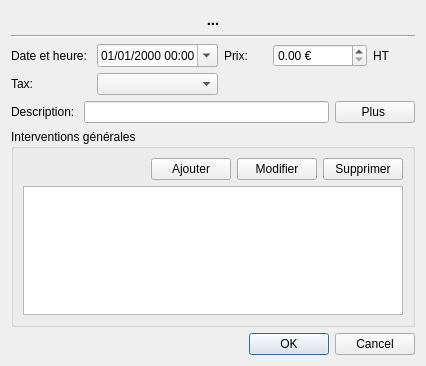
<?xml version="1.0" encoding="UTF-8"?>
<ui version="4.0">
 <class>DialogInterventions</class>
 <widget class="QDialog" name="DialogInterventions">
  <property name="geometry">
   <rect>
    <x>0</x>
    <y>0</y>
    <width>426</width>
    <height>366</height>
   </rect>
  </property>
  <property name="windowTitle">
   <string>Interventions</string>
  </property>
  <layout class="QVBoxLayout" name="verticalLayout_2">
   <item>
    <layout class="QVBoxLayout" name="verticalLayout">
     <item>
      <widget class="QLabel" name="labelTitle">
       <property name="font">
        <font>
         <pointsize>11</pointsize>
         <weight>75</weight>
         <bold>true</bold>
        </font>
       </property>
       <property name="text">
        <string>...</string>
       </property>
       <property name="alignment">
        <set>Qt::AlignCenter</set>
       </property>
      </widget>
     </item>
     <item>
      <widget class="Line" name="line">
       <property name="orientation">
        <enum>Qt::Horizontal</enum>
       </property>
      </widget>
     </item>
     <item>
      <layout class="QGridLayout" name="gridLayout">
       <item row="1" column="0">
        <widget class="QLabel" name="label_3">
         <property name="text">
          <string>Date et heure: </string>
         </property>
        </widget>
       </item>
       <item row="1" column="1">
        <widget class="QDateTimeEdit" name="dateTimeEdit">
         <property name="displayFormat">
          <string>dd/MM/yyyy HH:mm</string>
         </property>
         <property name="calendarPopup">
          <bool>true</bool>
         </property>
        </widget>
       </item>
       <item row="1" column="2">
        <widget class="QLabel" name="label_2">
         <property name="text">
          <string>Prix: </string>
         </property>
        </widget>
       </item>
       <item row="1" column="3">
        <widget class="QDoubleSpinBox" name="doubleSpinBox">
         <property name="suffix">
          <string> €</string>
         </property>
         <property name="maximum">
          <double>999999.000000000000000</double>
         </property>
        </widget>
       </item>
       <item row="1" column="4">
        <widget class="QLabel" name="label_tax">
         <property name="text">
          <string>HT</string>
         </property>
        </widget>
       </item>
       <item row="2" column="0">
        <widget class="QLabel" name="label_titletax">
         <property name="text">
          <string>Tax:</string>
         </property>
        </widget>
       </item>
       <item row="2" column="1">
        <widget class="QComboBox" name="comboBox_tax"/>
       </item>
      </layout>
     </item>
     <item>
      <layout class="QHBoxLayout" name="horizontalLayout">
       <item>
        <widget class="QLabel" name="Label_desc">
         <property name="text">
          <string>Description: </string>
         </property>
        </widget>
       </item>
       <item>
        <widget class="QLineEdit" name="lineEdit_Desc"/>
       </item>
       <item>
        <widget class="QPushButton" name="pushButton_more">
         <property name="text">
          <string>Plus </string>
         </property>
        </widget>
       </item>
      </layout>
     </item>
     <item>
      <widget class="QGroupBox" name="groupBox_IntCom">
       <property name="title">
        <string>Interventions générales</string>
       </property>
       <layout class="QVBoxLayout" name="verticalLayout_4">
        <item>
         <layout class="QHBoxLayout" name="horizontalLayout_3">
          <item>
           <spacer name="horizontalSpacer_2">
            <property name="orientation">
             <enum>Qt::Horizontal</enum>
            </property>
            <property name="sizeHint" stdset="0">
             <size>
              <width>40</width>
              <height>20</height>
             </size>
            </property>
           </spacer>
          </item>
          <item>
           <widget class="QPushButton" name="pushButton_add">
            <property name="text">
             <string>Ajouter</string>
            </property>
            <property name="icon">
             <iconset resource="../ressources.qrc">
              <normaloff>:/app/insert</normaloff>:/app/insert</iconset>
            </property>
           </widget>
          </item>
          <item>
           <widget class="QPushButton" name="pushButton_edit">
            <property name="text">
             <string>Modifier</string>
            </property>
            <property name="icon">
             <iconset resource="../ressources.qrc">
              <normaloff>:/app/Edit</normaloff>:/app/Edit</iconset>
            </property>
           </widget>
          </item>
          <item>
           <widget class="QPushButton" name="pushButton_del">
            <property name="text">
             <string>Supprimer</string>
            </property>
            <property name="icon">
             <iconset resource="../ressources.qrc">
              <normaloff>:/app/remove</normaloff>:/app/remove</iconset>
            </property>
           </widget>
          </item>
         </layout>
        </item>
        <item>
         <layout class="QVBoxLayout" name="verticalLayout_3">
          <item>
           <widget class="QTableWidget" name="tableWidget_Inter"/>
          </item>
         </layout>
        </item>
       </layout>
      </widget>
     </item>
    </layout>
   </item>
   <item>
    <spacer name="verticalSpacer">
     <property name="orientation">
      <enum>Qt::Vertical</enum>
     </property>
     <property name="sizeHint" stdset="0">
      <size>
       <width>20</width>
       <height>40</height>
      </size>
     </property>
    </spacer>
   </item>
   <item>
    <widget class="QDialogButtonBox" name="buttonBox">
     <property name="orientation">
      <enum>Qt::Horizontal</enum>
     </property>
     <property name="standardButtons">
      <set>QDialogButtonBox::Cancel|QDialogButtonBox::Ok</set>
     </property>
    </widget>
   </item>
  </layout>
 </widget>
 <resources>
  <include location="../ressources.qrc"/>
 </resources>
 <connections>
  <connection>
   <sender>buttonBox</sender>
   <signal>accepted()</signal>
   <receiver>DialogInterventions</receiver>
   <slot>accept()</slot>
   <hints>
    <hint type="sourcelabel">
     <x>248</x>
     <y>254</y>
    </hint>
    <hint type="destinationlabel">
     <x>157</x>
     <y>274</y>
    </hint>
   </hints>
  </connection>
  <connection>
   <sender>buttonBox</sender>
   <signal>rejected()</signal>
   <receiver>DialogInterventions</receiver>
   <slot>reject()</slot>
   <hints>
    <hint type="sourcelabel">
     <x>316</x>
     <y>260</y>
    </hint>
    <hint type="destinationlabel">
     <x>286</x>
     <y>274</y>
    </hint>
   </hints>
  </connection>
 </connections>
</ui>
